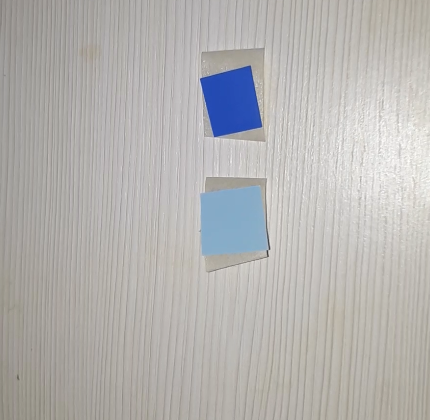
#> input picture Py/Py_opencv/test3.PNG, 430 x 420 px, given in place of test2.jpg, which was not available
$ python '9 - nis posebno.py'
#> lines starting #> are read from the running program, lines starting #| are printed output that depends on the picture; after the words box and inside, x2 and y2 are one past the last pixel; in counts of white or black regions, pixels touching at a corner belong together; pictures that were not available may be replaced by others from this repository, and a replacement may not be noted
import cv2
import numpy as np
import matplotlib.pyplot as plt

cap = cv2.VideoCapture(0)
img1 = cv2.imread('test2.jpg',cv2.IMREAD_COLOR)
#> img1 is the input picture: shape (420, 430, 3); mean B, G, R 177.2, 179.1, 180.8
img2 = cv2.imread('test.png',cv2.IMREAD_COLOR)

img1 = cv2.resize(img1,(1000,1000))
#> img1: shape (1000, 1000, 3)
while True:
    ret, frame = cap.read()
    gray = cv2.cvtColor(frame, cv2.COLOR_BGR2GRAY)
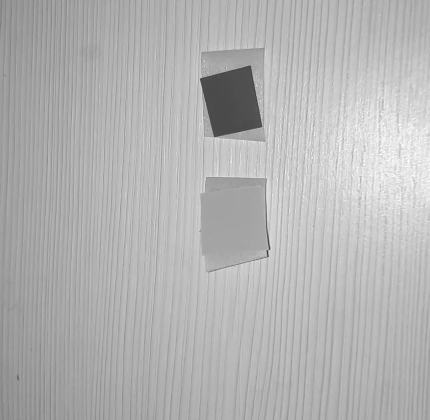
#> gray: shape (420, 430); min 57, max 255, mean 179.4


    rows,cols,channels = img2.shape
#> rows = 420; cols = 430; channels = 3
    roi = img1[0:rows, 0:cols ]
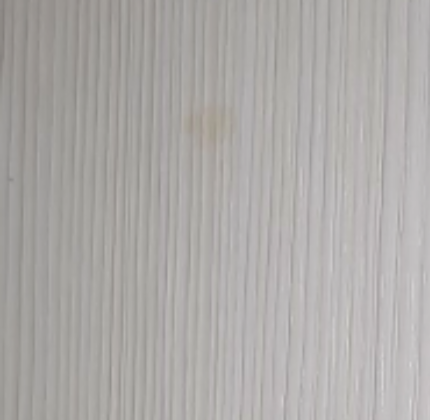
#> roi: shape (420, 430, 3); mean B, G, R 168, 170.2, 172.9


    img2gray = cv2.cvtColor(img2,cv2.COLOR_BGR2GRAY)
    ret2, mask = cv2.threshold(img2gray,100,255,cv2.THRESH_BINARY)
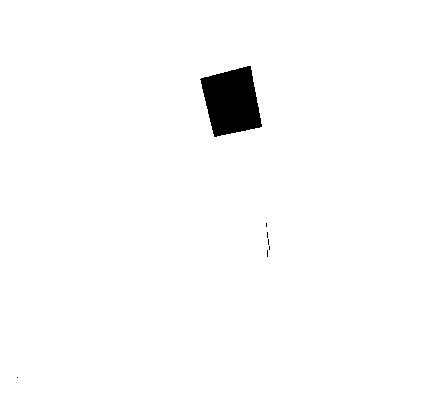
#> mask: shape (420, 430); 98.3% white; 7 black regions (6 under 20 px), largest, box (x1, y1, x2, y2) and area: (200, 66, 262, 137) 3097
    mask_inv = cv2.bitwise_not(mask)

    plcHldr = mask_inv
    mask_inv=mask
    mask= plcHldr

    img1_bg = cv2.bitwise_and(roi,roi,mask = mask_inv)
    img2_fg = cv2.bitwise_and(img2,img2,mask = mask)
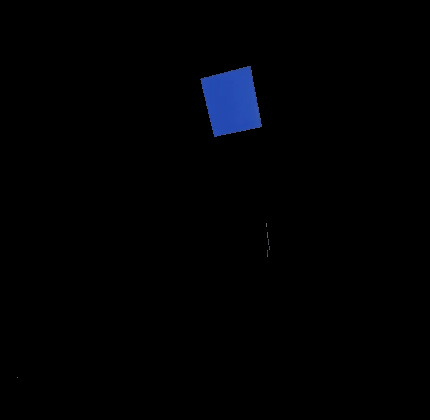
#> img2_fg: shape (420, 430, 3); mean B, G, R 3, 1.3, 0.7


    dst = cv2.add(img2_fg,img1_bg)
    img1[0:rows, 0:cols ] = dst
    cv2.imshow('res',img1)


##    cv2.imshow('img2_fg',img2_fg)
    cv2.imshow('mask',mask)
##    cv2.imshow('img2gray',img2gray)
    cv2.imshow('mask_inv',mask_inv)
##    cv2.imshow('img1_bg',img1_bg)
    cv2.imshow('img2_fg',img2_fg)


    if cv2.waitKey(1) & 0xFF == ord('q'):
#> (key q is pressed here)
        break


cap.release()
cv2.destroyAllWindows()
